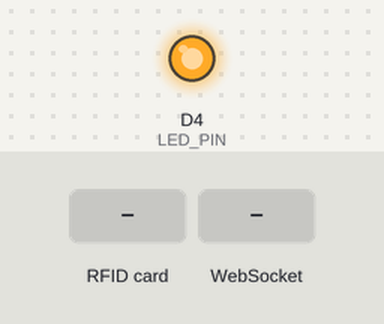
Recording of a sketch running on a simulated ESP8266 (NodeMCU). Parts: output pins drawn as LEDs (lit = HIGH). Dashed ring = blinking. Inputs (shaded band) come from the test bench. WiFi joins after 1.5 s; servers stay silent unless stated; uploads are accepted with an empty reply; what the sketch prints to the serial monitor is not drawn.

Above: at 3.3 s.
3.4 s: RFID card 5E 7A 19 C4 held to the reader
At 3.56 s:
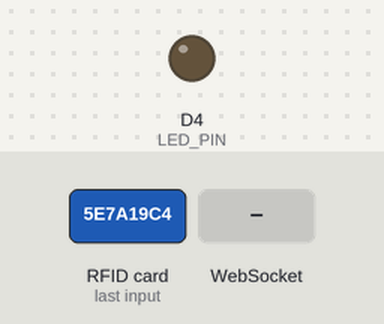
4.9 s: WebSocket text "1" received
At 5.07 s:
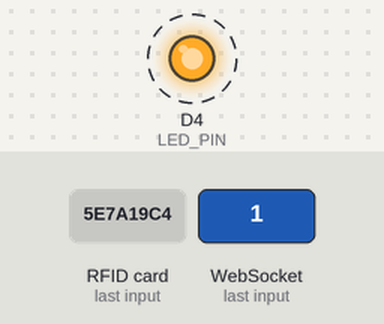
Timing chart, 0 to 7.9 s (numbered marks = the images above; inputs shaded):
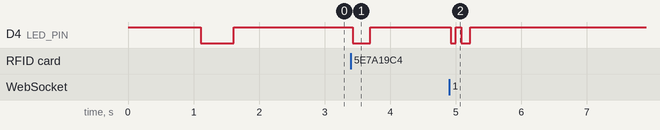

Measured:
- after the input at 3.4 s, D4 (LED_PIN): HIGH → LOW at once, → HIGH 0.27 s later
- after the input at 4.9 s, D4 (LED_PIN): alternates HIGH for 0.08 s and LOW for 0.11 s, 4 changes in all, then stays HIGH, starting at once

The sketch:

nodemcu.ino
```cpp
#if defined(ESP8266)
  #include <ESP8266WiFi.h>
  #include <ESP8266mDNS.h>
  #include <ESP8266HTTPClient.h>
  #include <WiFiClientSecure.h>
  #define SS_PIN   D8
  #define RST_PIN  D3
  #define LED_PIN  LED_BUILTIN
  #define BOARD_TYPE "ESP8266 NodeMCU"
#elif defined(ESP32)
  #include <WiFi.h>
  #include <ESPmDNS.h>
  #include <HTTPClient.h>
  #include <WiFiClientSecure.h>
  #define SS_PIN   5
  #define RST_PIN  22
  #ifndef LED_BUILTIN
    #define LED_PIN 2
  #else
    #define LED_PIN LED_BUILTIN
  #endif
  #define BOARD_TYPE "ESP32 DevKit"
#else
  #error "This code requires either an ESP8266 or ESP32 board selected in Arduino IDE."
#endif

#include <SPI.h>
#include <MFRC522.h>
#include <WebSocketsClient.h>

const char* WIFI_SSID     = "YOUR_WIFI_SSID";
const char* WIFI_PASSWORD = "YOUR_WIFI_PASSWORD";

const char* SERVER_HOST   = "relay.example.com";
const uint16_t SERVER_PORT = 443;
const bool USE_SSL        = true;
const char* AUTH_PASSWORD = "YOUR_RFID_SERVER_AUTH_PASSWORD";

String hostPath = String("/host?auth=") + AUTH_PASSWORD;

MFRC522 mfrc522(SS_PIN, RST_PIN);
WebSocketsClient webSocket;

bool isWsConnected = false;
unsigned long lastScanTime = 0;
String lastScannedUid = "";

void webSocketEvent(WStype_t type, uint8_t * payload, size_t length) {
  switch (type) {
    case WStype_DISCONNECTED:
      isWsConnected = false;
      Serial.println("[WS] Disconnected from server");
      break;

    case WStype_CONNECTED:
      isWsConnected = true;
      Serial.printf("[WS] Connected to live relay on %s\n", SERVER_HOST);
      digitalWrite(LED_PIN, LOW); delay(80); digitalWrite(LED_PIN, HIGH); delay(80);
      digitalWrite(LED_PIN, LOW); delay(80); digitalWrite(LED_PIN, HIGH);
      break;

    case WStype_TEXT: {
      String msg = String((char*)payload);
      Serial.printf("[WS RECV 2-WAY] %s\n", msg.c_str());
      digitalWrite(LED_PIN, LOW);
      delay(60);
      digitalWrite(LED_PIN, HIGH);
      break;
    }

    case WStype_BIN:
      Serial.println("[WS] Received binary data");
      break;

    case WStype_ERROR:
      Serial.println("[WS] WebSocket Error occurred");
      break;

    default:
      break;
  }
}

void connectWiFi() {
  Serial.print("\n[WiFi] Connecting to: ");
  Serial.println(WIFI_SSID);

  WiFi.mode(WIFI_STA);
  WiFi.begin(WIFI_SSID, WIFI_PASSWORD);

  int attempts = 0;
  while (WiFi.status() != WL_CONNECTED && attempts < 30) {
    delay(500);
    Serial.print(".");
    digitalWrite(LED_PIN, !digitalRead(LED_PIN));
    attempts++;
  }

  if (WiFi.status() == WL_CONNECTED) {
    digitalWrite(LED_PIN, HIGH);
    Serial.println("\n[WiFi] Connected successfully!");
    Serial.print("[WiFi] IP Address: ");
    Serial.println(WiFi.localIP());
  } else {
    Serial.println("\n[WiFi] Connection failed. Retrying in background...");
  }
}

void setupMDNS() {
  if (MDNS.begin("rfid-node")) {
    Serial.println("[mDNS] Responder started: http://rfid-node.local");
  } else {
    Serial.println("[mDNS] Error setting up MDNS responder!");
  }
}

void transmitRfid(String uid) {
  unsigned long now = millis();
  if (uid == lastScannedUid && (now - lastScanTime) < 800) {
    return;
  }
  lastScanTime = now;
  lastScannedUid = uid;

  Serial.println("\n-------------------------------------------");
  Serial.printf("[RFID SCAN] Card Detected! Full UID: %s\n", uid.c_str());

  digitalWrite(LED_PIN, LOW);

  String payload = "{\"type\":\"rfid\",\"uid\":\"" + uid + "\",\"device\":\"" + String(BOARD_TYPE) + "\",\"timestamp\":" + String(now) + "}";

  bool transmitted = false;

  if (isWsConnected) {
    transmitted = webSocket.sendTXT(payload);
    if (transmitted) {
      Serial.println("[WS 0-LATENCY] Full UID transmitted instantly via WebSocket");
    }
  }

  if (!transmitted) {
    Serial.println("[HTTP FALLBACK] WebSocket not ready, attempting HTTP POST...");
    if (WiFi.status() == WL_CONNECTED) {
      WiFiClientSecure clientSecure;
      WiFiClient clientInsecure;
      HTTPClient http;
      String url;

      if (USE_SSL) {
#if defined(ESP8266)
        clientSecure.setBufferSizes(512, 512);
#endif
        clientSecure.setInsecure();
        url = String("https://") + SERVER_HOST + hostPath;
        http.begin(clientSecure, url);
      } else {
        url = String("http://") + SERVER_HOST + ":" + String(SERVER_PORT) + hostPath;
        http.begin(clientInsecure, url);
      }

      http.addHeader("Content-Type", "application/json");
      http.addHeader("x-auth-token", AUTH_PASSWORD);

      int httpCode = http.POST(payload);
      if (httpCode > 0) {
        String response = http.getString();
        Serial.printf("[HTTP] Status: %d, Response: %s\n", httpCode, response.c_str());
      } else {
        Serial.printf("[HTTP ERROR] Failed, error: %s\n", http.errorToString(httpCode).c_str());
      }
      http.end();
    }
  }

  delay(60);
  digitalWrite(LED_PIN, HIGH);
  Serial.println("-------------------------------------------");
}

void setup() {
  pinMode(LED_PIN, OUTPUT);
  digitalWrite(LED_PIN, HIGH);

  Serial.begin(115200);
  delay(500);
  Serial.println("\n===========================================");
  Serial.printf(" %s RC522 RFID Live Hub Client\n", BOARD_TYPE);
  Serial.println("===========================================");

  SPI.begin();
  mfrc522.PCD_Init();
  delay(50);
  mfrc522.PCD_DumpVersionToSerial();
  Serial.println("[RC522] RFID Reader Initialized.");

  connectWiFi();

  setupMDNS();

  Serial.printf("[WS] Initializing WebSocket client for: %s\n", SERVER_HOST);

  if (USE_SSL) {
    webSocket.beginSSL(SERVER_HOST, SERVER_PORT, hostPath.c_str());
  } else {
    webSocket.begin(SERVER_HOST, SERVER_PORT, hostPath.c_str());
  }

  webSocket.onEvent(webSocketEvent);
  webSocket.setReconnectInterval(2000);
  webSocket.enableHeartbeat(15000, 3000, 2);
}

void loop() {
#if defined(ESP8266)
  MDNS.update();
#endif

  webSocket.loop();

  if (WiFi.status() != WL_CONNECTED) {
    static unsigned long lastWiFiCheck = 0;
    if (millis() - lastWiFiCheck > 5000) {
      lastWiFiCheck = millis();
      Serial.println("[WiFi] Reconnecting...");
      WiFi.reconnect();
    }
    return;
  }

  if (!mfrc522.PICC_IsNewCardPresent()) {
    return;
  }

  if (!mfrc522.PICC_ReadCardSerial()) {
    return;
  }

  String uidString = "";
  for (byte i = 0; i < mfrc522.uid.size; i++) {
    if (mfrc522.uid.uidByte[i] < 0x10) {
      uidString += "0";
    }
    uidString += String(mfrc522.uid.uidByte[i], HEX);
    if (i < mfrc522.uid.size - 1) {
      uidString += ":";
    }
  }
  uidString.toUpperCase();

  transmitRfid(uidString);

  mfrc522.PICC_HaltA();
  mfrc522.PCD_StopCrypto1();
}
```
